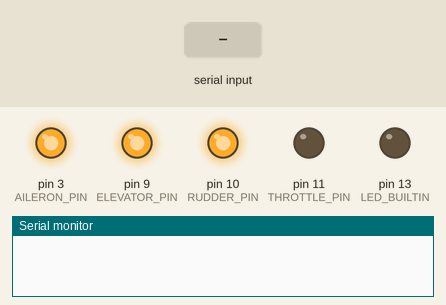
Simulated run of this sketch. Board: Arduino Uno, built with avr-gcc and run on an emulated ATmega328P. Parts: output pins drawn as LEDs (lit = HIGH), the last lines printed to the serial monitor. The test bench sets the inputs (shaded band). Pins used as bus, display or sensor lines are not drawn.

Above: at 0.1 s.
At 1.1 s:
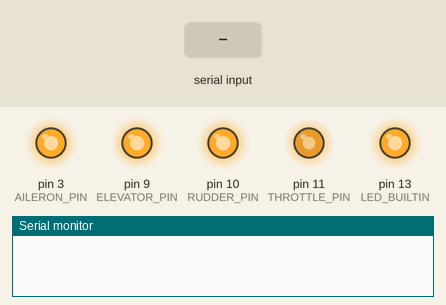
At 2.7 s:
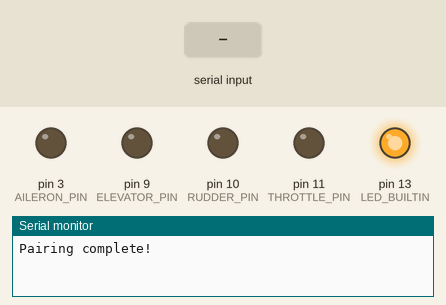
2.8 s: "90,45,200\n" received over Serial
4.3 s: "90,45\n" received over Serial
5.8 s: "4\n" received over Serial
Timing chart, 0 to 8.8 s (numbered marks = the images above; inputs shaded):
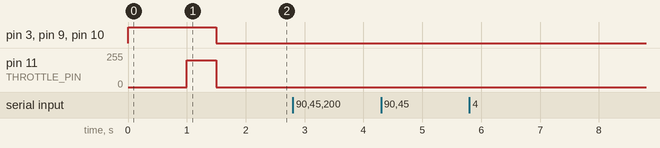

The sketch:

pair.ino
```cpp
#define THROTTLE_PIN 11
#define AILERON_PIN 3
#define ELEVATOR_PIN 9
#define RUDDER_PIN 10
#define REMOTE_POWER_PIN 2

#define SERIAL_FREQ 115200
#define END_OF_COMMAND '\n'

unsigned char throttle;
unsigned char aileron;
unsigned char elevator;
unsigned char rudder;

unsigned char new_throttle;
unsigned char new_aileron;
unsigned char new_elevator;
unsigned char new_rudder;

static uint16_t ppm[4] = {0,0,0,0};

// PPM stream settings
#define CHANNELS 12 // number of channels in ppm stream, 12 ideally
enum chan_order{
    THROTTLE,
    AILERON,
    ELEVATOR,
    RUDDER,
    AUX1,  // (CH5)  led light, or 3 pos. rate on CX-10, H7, or inverted flight on H101
    AUX2,  // (CH6)  flip control
    AUX3,  // (CH7)  still camera (snapshot)
    AUX4,  // (CH8)  video camera
    AUX5,  // (CH9)  headless
    AUX6,  // (CH10) calibrate Y (V2x2), pitch trim (H7), RTH (Bayang, H20), 360deg flip mode (H8-3D, H22)
    AUX7,  // (CH11) calibrate X (V2x2), roll trim (H7)
    AUX8,  // (CH12) Reset / Rebind
};

#define PPM_MIN 1000
#define PPM_SAFE_THROTTLE 1050
#define PPM_MID 1500
#define PPM_MAX 2000
#define PPM_MIN_COMMAND 1300
#define PPM_MAX_COMMAND 1700
#define GET_FLAG(ch, mask) (ppm[ch] > PPM_MAX_COMMAND ? mask : 0)

String inputString = "";         // a string to hold incoming data
boolean stringComplete = false;  // whether the string is complete
char *p, *i;
char* c = new char[200 + 1]; // match 200 characters reserved for inputString later
char* errpt;
uint8_t ppm_cnt;


int pair(int pin){
  delay(500);
  //digitalWrite(pin, LOW);
  analogWrite(pin, 0);
  digitalWrite(LED_BUILTIN, LOW);
  delay(500);
  //digitalWrite(pin, HIGH);
  analogWrite(pin, 200);
  digitalWrite(LED_BUILTIN, HIGH);
  delay(500);
  //digitalWrite(pin, LOW);
  analogWrite(pin, 0);
  digitalWrite(LED_BUILTIN, LOW);
}

void setup() {
  // Setup control pins

  pinMode(THROTTLE_PIN, OUTPUT);
  pinMode(AILERON_PIN, OUTPUT);
  pinMode(ELEVATOR_PIN, OUTPUT);
  pinMode(RUDDER_PIN, OUTPUT);
  pinMode(REMOTE_POWER_PIN, OUTPUT);

  // Change PWM frequency to maximum possible
  TCCR1B = TCCR1B & B11111000 | B00000001;    // set timer 1 (D9 and D10) divisor to     1 for PWM frequency of 31372.55 Hz
  TCCR2B = TCCR2B & B11111000 | B00000001;    // set timer 2 (D3 and D11) divisor to     1 for PWM frequency of 31372.55 Hz

  analogWrite(THROTTLE_PIN, 0);
  //analogWrite(AILERON_PIN, 150);
  //analogWrite(ELEVATOR_PIN, 150);
  //analogWrite(RUDDER_PIN, 250);
  digitalWrite(AILERON_PIN, HIGH);
  digitalWrite(ELEVATOR_PIN, HIGH);
  digitalWrite(RUDDER_PIN, HIGH);

  // Setup led pin
  pinMode(LED_BUILTIN, OUTPUT);

  // Setup Serial port
  Serial.begin(SERIAL_FREQ);

  // reserve 200 bytes for the inputString:
  inputString.reserve(200);

  //Pair
  digitalWrite(REMOTE_POWER_PIN, HIGH);
  pair(THROTTLE_PIN);
  Serial.println("Pairing complete!");


  // initialize control inputs
  throttle = 0;
  aileron = 0;
  elevator = 0;
  rudder = 0;

  analogWrite(THROTTLE_PIN, 0);
  analogWrite(AILERON_PIN, 0);
  analogWrite(ELEVATOR_PIN, 0);
  analogWrite(RUDDER_PIN, 0);

}

void loop() {

  // put your main code here, to run repeatedly:
  digitalWrite(LED_BUILTIN, HIGH);


  if (stringComplete) {
    Serial.println("Input received."); delay(10);
    // process string
    char* pt;
    strcpy(c, inputString.c_str());
    pt = strtok (c,",");
    ppm_cnt = 0;
    while (pt != NULL) {
        int a = atoi(pt);
        ppm[ppm_cnt] = a;
        //Serial.println(a); delay(20);
        pt = strtok (NULL, ",");
        ppm_cnt += 1;
    }

    if (ppm_cnt==4){
      Serial.println("."); delay(10);// prints "." at end of command
      new_throttle = ppm[0];
      new_aileron = ppm[1];
      new_elevator = ppm[2];
      new_rudder = ppm[3];

      if (new_throttle == 1)
        throttle = 0;
      if (new_throttle > 1)
        throttle = new_throttle;
      analogWrite(THROTTLE_PIN, throttle);

      if (new_aileron == 1)
        aileron = 0;
      if (new_aileron > 1)
        aileron = new_aileron;
      analogWrite(AILERON_PIN, aileron);

      if (new_elevator == 1)
        elevator = 0;
      if (new_elevator > 1)
        elevator = new_elevator;
      analogWrite(ELEVATOR_PIN, elevator);

      if (new_rudder == 1)
        rudder = 0;
      if (new_rudder > 1)
        rudder = new_rudder;
      analogWrite(RUDDER_PIN, rudder);

      Serial.println("Throttle:"); delay(10);
      Serial.println(throttle); delay(10);
      Serial.println("Aileron:"); delay(10);
      Serial.println(aileron); delay(10);
      Serial.println("Elevator:"); delay(10);
      Serial.println(elevator); delay(10);
      Serial.println("Rudder"); delay(10);
      Serial.println(rudder); delay(10);
    } else {
      Serial.println("Command ignored.");
      inputString = "";
      ppm_cnt=0;
      stringComplete = false;
    }

   // clear the string:
   inputString = "";
   stringComplete = false;
   ppm_cnt=0;
  }

   // Read the string from the serial buffer
   while (Serial.available()) {
    // get the new byte:
    //Serial.println("Reading Byte.");
    char inChar = (char)Serial.read();
    // if the incoming character is a newline, set a flag
    // so the main loop can do something about it:
    if (inChar == END_OF_COMMAND) {
      stringComplete = true;
      delay(20);
      Serial.println("Read Command");
      delay(20);
      Serial.println(inputString);
      delay(20);
    }
    else {
    // add it to the inputString:
      inputString += inChar;
    }
  }


}
```
